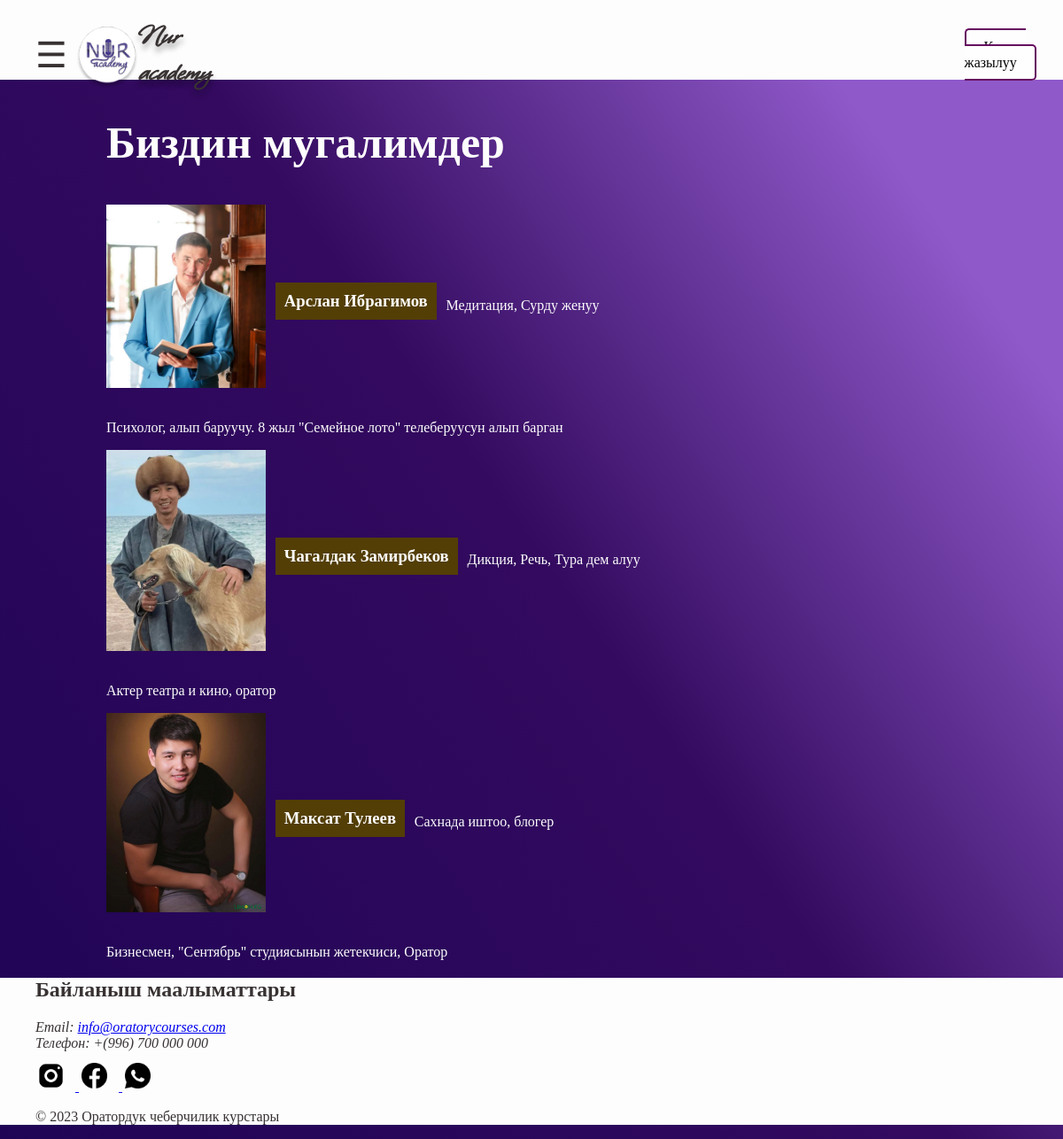
//teachers, run on the app's committed database.
### main/models.py (models this page shows, shortened)
class Teacher(models.Model):
    name = models.CharField(max_length=100)
    description = models.TextField()
    subject = models.CharField(max_length=255)
    photo = models.ImageField(upload_to='teacher_photos/', blank=True, null=True)

### main/views.py (the view)
# urls.py: path('/teachers', teachers_list, name='teachers'),
def teachers_list(request):
    teachers = Teacher.objects.all()
    return render(request, 'teachers.html', {'teachers': teachers})

### main/templates/teachers.html (shortened to what this page needs)
{% extends 'base.html' %}
{% load static %}
{% block content %}
    <section id="teachers">
        <h1>Биздин мугалимдер</h1>
        <div class="teachers-container">
            {% for teacher in teachers %}
                <div class="teacher">
                    {% if teacher.photo %}
                        <img src="{{ teacher.photo.url }}" alt="Фотография учителя {{ teacher.name }}">
                    {% else %}
                        <img src="{% static 'images/default_teacher_photo.png' %}" alt="Фотография учителя {{ teacher.name }}">
                    {% endif %}
                    <h3>{{ teacher.name }}</h3>
                    <p>{{ teacher.subject }}</p>
                </div>
                <p class="teacher_desc">{{ teacher.description }}</p>
            {% endfor %}
        </div>
    </section>
{% endblock %}

### static/css/styles.css (style rules this page uses)
* { box-sizing:border-box }
body { margin: 0; padding: 0; box-sizing: border-box; height: 100%; background: linear-gradient(55deg, #1f0455 0%, #330a5f 51%, #8f59c9 85%); }
.teacher img { width: 180px; height: auto; border-radius: 0%; margin-bottom: 20px; }
.teacher { display: flex; align-items: center; }
.teacher h3 { margin-right: 1%; margin-left: 1%; background-color: rgb(83, 62, 6); padding: 10px; margin-top: 10px; }
#teachers { color: #fdfdfd; margin-left: 10%; }
#teachers h1 { font-size: 50px; }

### data on the page
Teacher: photo (picture), name "Арслан Ибрагимов", subject "Медитация, Сурду женуу", description "Психолог, алып баруучу. 8 жыл \"Семейное лото\" телеберуусун алып барган"
Teacher: photo (picture), name "Чагалдак Замирбеков", subject "Дикция, Речь, Тура дем алуу", description "Актер театра и кино, оратор"
Teacher: photo (picture), name "Максат Тулеев", subject "Сахнада иштоо, блогер", description "Бизнесмен, \"Сентябрь\" студиясынын жетекчиси, Оратор"
